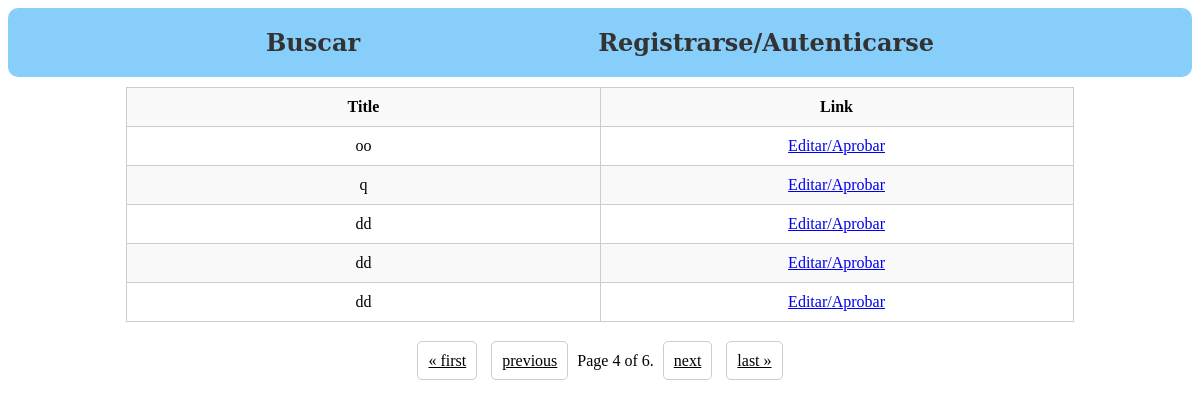
The app's page /pending/?page=4, older data.
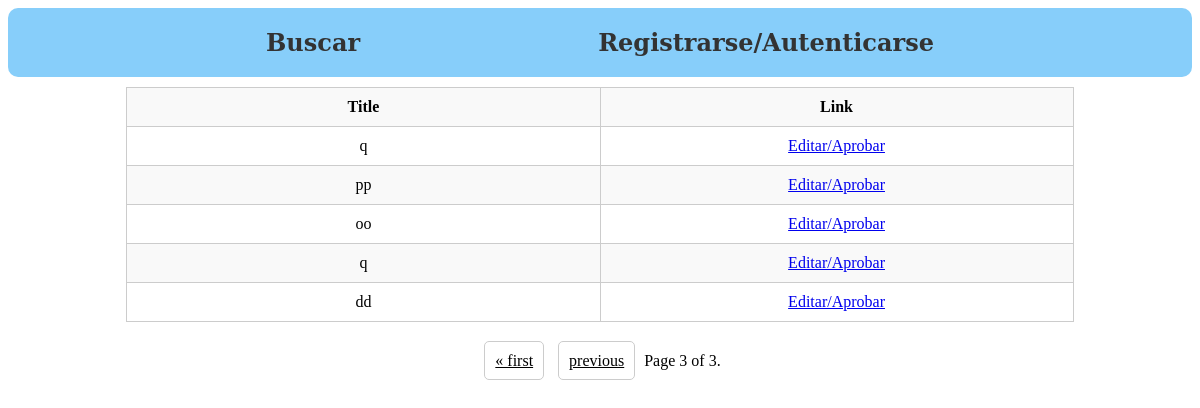
The same page, newer data.
### Documents/models.py (models this page shows, shortened)
class PendingDocuments(models.Model):
    image = models.ImageField(upload_to='document_images/', default='document_images/default.jpg')
    name = models.CharField(max_length=200)
    text = models.TextField()
    xml_file = models.TextField(default='')

### Documents/views.py (the view)
# urls.py: path('pending/', views.pending, name='pending'),
def pending(request):
    posts = PendingDocuments.objects.all()
    paginator = Paginator(posts, 5)
    page_number = request.GET.get('page')
    page_obj = paginator.get_page(page_number)
    return render(request, 'docs/pending.html', {'posts': posts, 'page_obj': page_obj})

### templates/docs/pending.html
{% extends 'base/main.html' %}
{% block content %}
    <table class="table table-striped">
        <thead>
            <tr>
                <th>Title</th>
                <th>Link</th>
            </tr>
        </thead>
        <tbody>
            {% for post in page_obj %}
                <tr>
                    <td>{{ post.name }}</td>
                    <td><a href="/edit/{{ post.id }}?page={{ page_obj.number }}">Editar/Aprobar</a></td>
                </tr>
            {% endfor %}
        </tbody>
    </table>
    <div class="pagination">
        <span class="step-links">
            {% if page_obj.has_previous %}
                <a href="?page=1">&laquo; first</a>
                <a href="?page={{ page_obj.previous_page_number }}">previous</a>
            {% endif %}
            <span class="current">
                Page {{ page_obj.number }} of {{ page_obj.paginator.num_pages }}.
            </span>
            {% if page_obj.has_next %}
                <a href="?page={{ page_obj.next_page_number }}">next</a>
                <a href="?page={{ page_obj.paginator.num_pages }}">last &raquo;</a>
            {% endif %}
        </span>
    </div>
{% endblock %}

### templates/base/main.html (shortened to what this page needs)
{% load static %}
<!DOCTYPE html>
<html lang="en">
<head>
    <link rel="stylesheet" href= "{% static 'style.css' %}">
    <link rel="stylesheet" href="https://cdnjs.cloudflare.com/ajax/libs/font-awesome/6.4.2/css/all.min.css" />
</head>
<body>
<div class="bar">
    <a href="/search">Buscar</a>
    {% if not user.is_authenticated %}
    <a href="/sign_up">Registrarse/Autenticarse</a>
    {% else %}
    <a href="/log_out">Salir</a>
    {% endif %}
</div>
<div class="page">
    {% block content %}
    {% endblock %}
</div>
</body>
</html>

### static/style.css (style rules this page uses)
table { width: 80%; border-collapse: collapse; margin-bottom: 20px; margin-left: auto; margin-right: auto; }
th, td { border: 1px solid #ccc; padding: 10px; text-align: center; }
th { background-color: #f9f9f9; }
tr:nth-child(even) { background-color: #f9f9f9; }
tr:nth-child(odd) { background-color: #fff; }
th:nth-child(1), td:nth-child(1) { width: 50%; }

Row changes from the older to the newer data that the page shows:
removed PendingDocuments: name "dd"
removed PendingDocuments: name "dd"
now on this page (row unchanged): PendingDocuments: name "q"
now on this page (row unchanged): PendingDocuments: name "pp"
Text that changed along with them:
{{ page_obj.number }}: "4" → "3"
{{ page_obj.paginator.num_pages }}: "6" → "3"
text no longer shown: "next last »"
